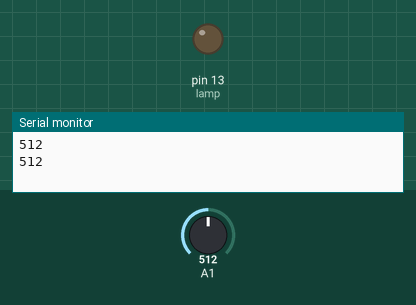
The sketch below on a simulated Arduino Uno, built with avr-gcc and run on an emulated ATmega328P. Shown: output pins drawn as LEDs (lit = HIGH), the last lines printed to the serial monitor. Inputs (shaded band) come from the test bench; at power-on: A1 = 512.

Above: at 2.3 s.
2.4 s: A1 set to 467
4.7 s: A1 set to 440
At 7.7 s:
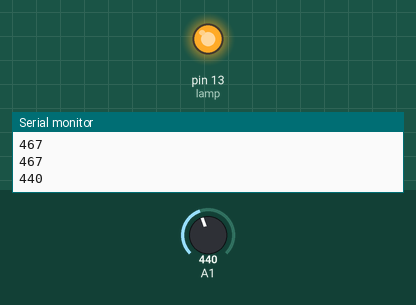
8.0 s: A1 set to 460
At 10.1 s:
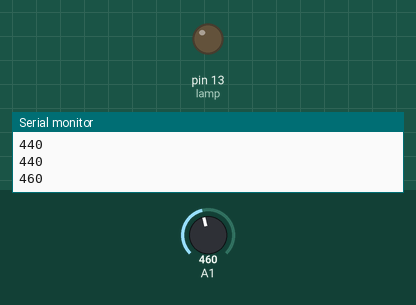
11.0 s: A1 set to 306
At 13.6 s:
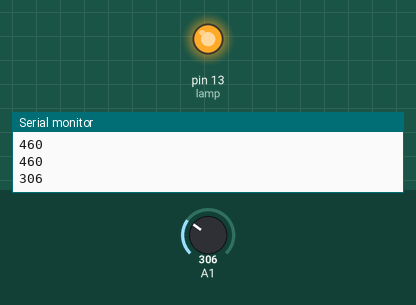
Timing chart, 0 to 15.0 s (numbered marks = the images above; inputs shaded):
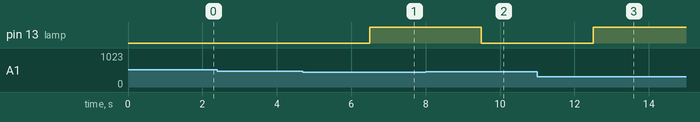

The sketch:

LDR.ino
```cpp
const int lamp = 13;


void setup() {
  Serial.begin(9600);
  pinMode(lamp , OUTPUT);

}

void loop() {
  int c = analogRead(A1);
  delay(500);
  Serial.println(c);

if ( c<450 ){
  digitalWrite(13,HIGH);
   delay(1000);

}
else if ( c >450){
digitalWrite(13,LOW);
delay(1000);
}
}
```

Measured:
- the behaviour switches between 450 and 449 on A1 (found by bisection; images 0 and 1)
- after the input at 4.7 s, pin 13 (lamp): LOW → HIGH after 1.8 s
- after the input at 8.0 s, pin 13 (lamp): HIGH → LOW after 1.5 s
- after the input at 11.0 s, pin 13 (lamp): LOW → HIGH after 1.5 s
